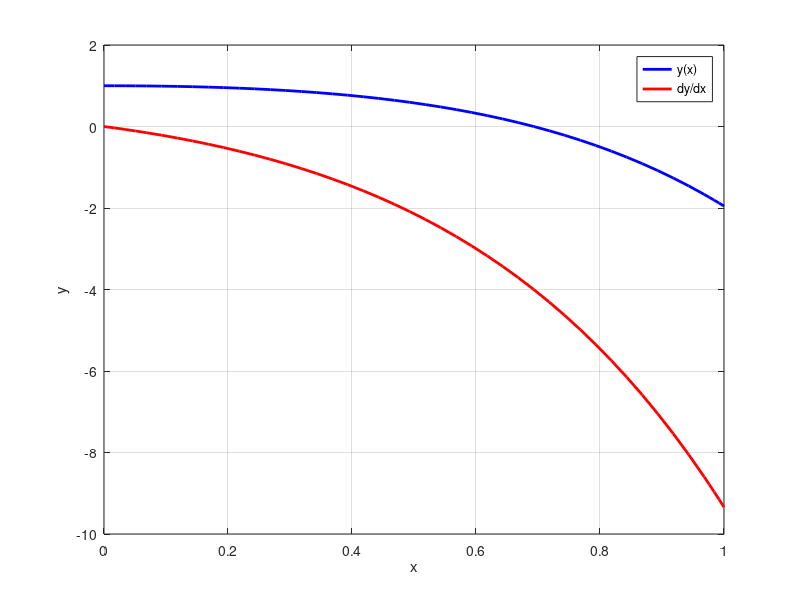

Reproduce this figure in MATLAB.

f = @(x,y) [y(2);3*y(2) - 2*y(1)];
y0    = [1; 0];
xspan = [0 1];

[x,y] = ode45(f,xspan,y0);

figure;
plot(x, y(:,1), 'b', 'LineWidth', 2);
hold on;
plot(x, y(:,2), 'r', 'LineWidth', 2);
xlabel('x');
ylabel('y');

legend('y(x)', 'dy/dx');
grid on;
